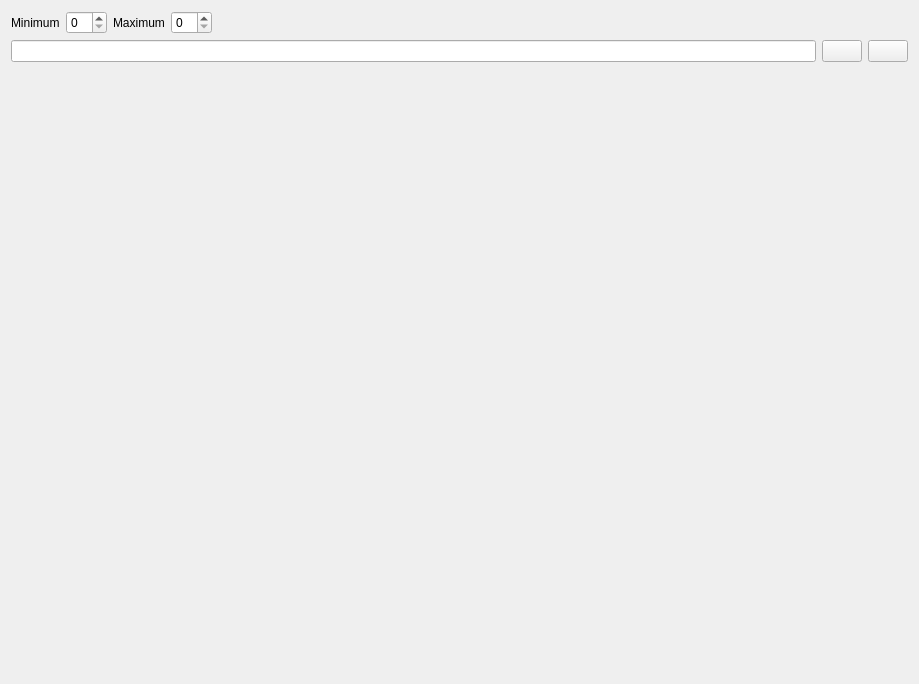
<?xml version="1.0" encoding="UTF-8"?>
<ui version="4.0">
 <class>RandomNumberGeneratorWidget</class>
 <widget class="QWidget" name="RandomNumberGeneratorWidget">
  <property name="geometry">
   <rect>
    <x>0</x>
    <y>0</y>
    <width>919</width>
    <height>684</height>
   </rect>
  </property>
  <property name="windowTitle">
   <string>Form</string>
  </property>
  <layout class="QVBoxLayout" name="verticalLayout">
   <item>
    <layout class="QHBoxLayout" name="horizontalLayout">
     <item>
      <widget class="QLabel" name="label">
       <property name="text">
        <string>Minimum</string>
       </property>
      </widget>
     </item>
     <item>
      <widget class="QSpinBox" name="minSpinBox">
       <property name="minimum">
        <number>0</number>
       </property>
       <property name="maximum">
        <number>99</number>
       </property>
      </widget>
     </item>
     <item>
      <widget class="QLabel" name="label_2">
       <property name="text">
        <string>Maximum</string>
       </property>
      </widget>
     </item>
     <item>
      <widget class="QSpinBox" name="maxSpinBox">
       <property name="minimum">
        <number>0</number>
       </property>
       <property name="maximum">
        <number>99</number>
       </property>
      </widget>
     </item>
     <item>
      <spacer name="horizontalSpacer">
       <property name="orientation">
        <enum>Qt::Orientation::Horizontal</enum>
       </property>
       <property name="sizeHint" stdset="0">
        <size>
         <width>40</width>
         <height>20</height>
        </size>
       </property>
      </spacer>
     </item>
    </layout>
   </item>
   <item>
    <layout class="QHBoxLayout" name="horizontalLayout_2">
     <item>
      <widget class="QLineEdit" name="lineEdit">
       <property name="readOnly">
        <bool>true</bool>
       </property>
      </widget>
     </item>
     <item>
      <widget class="QPushButton" name="regenerateButton">
       <property name="toolTip">
        <string>Generate again</string>
       </property>
       <property name="text">
        <string/>
       </property>
       <property name="icon">
        <iconset theme="QIcon::ThemeIcon::ViewRefresh"/>
       </property>
      </widget>
     </item>
     <item>
      <widget class="QPushButton" name="copyButton">
       <property name="toolTip">
        <string>Copy</string>
       </property>
       <property name="text">
        <string/>
       </property>
       <property name="icon">
        <iconset theme="QIcon::ThemeIcon::EditCopy"/>
       </property>
      </widget>
     </item>
    </layout>
   </item>
   <item>
    <spacer name="verticalSpacer">
     <property name="orientation">
      <enum>Qt::Orientation::Vertical</enum>
     </property>
     <property name="sizeHint" stdset="0">
      <size>
       <width>20</width>
       <height>40</height>
      </size>
     </property>
    </spacer>
   </item>
  </layout>
 </widget>
 <resources/>
 <connections/>
</ui>
